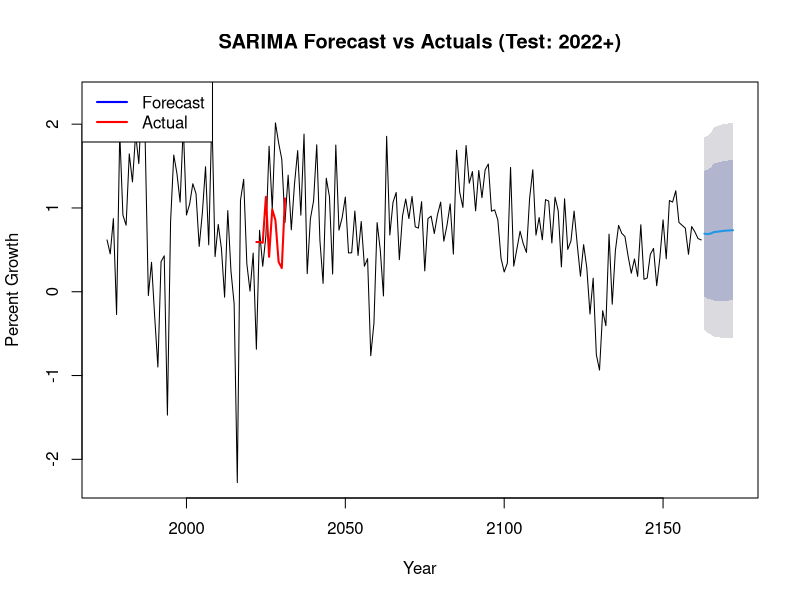

The R script that drew this image:
library(vroom)
library(forecast)

# Load data
growth <- vroom::vroom("CompanyGrowth.csv")
growth$Year <- as.integer(growth$Year)

# --- Train/Test Split ---
train <- subset(growth, Year < 2022)
test  <- subset(growth, Year >= 2022)

# --- Create time series object on TRAIN only ---
train_ts <- ts(train$PctGrowth, start = min(train$Year), frequency = 1)

# --- Fit SARIMA model on TRAIN only ---
sarima_model <- auto.arima(train_ts, seasonal = TRUE, stepwise = FALSE, approximation = FALSE)

# --- Model summary ---
cat("SARIMA Model Summary:\n")
print(summary(sarima_model))
cat("AIC:", round(AIC(sarima_model), 3), "\n")
cat("BIC:", round(BIC(sarima_model), 3), "\n")

# --- Forecast h steps ahead (based on test set size) ---
h <- nrow(test)
sarima_forecast <- forecast(sarima_model, h = h)

# --- Combine test actuals with predictions ---
results <- data.frame(
  Year                = test$Year,
  Actual_PctGrowth    = test$PctGrowth,
  Predicted_PctGrowth = as.numeric(sarima_forecast$mean),
  Lower_95CI          = as.numeric(sarima_forecast$lower[, 2]),
  Upper_95CI          = as.numeric(sarima_forecast$upper[, 2])
)

# --- Test RMSE ---
test_rmse <- sqrt(mean((results$Actual_PctGrowth - results$Predicted_PctGrowth)^2, na.rm = TRUE))
train_rmse <- sqrt(mean(residuals(sarima_model)^2, na.rm = TRUE))

cat("\nTrain RMSE:", round(train_rmse, 3), "\n")
cat("Test RMSE (2022+):", round(test_rmse, 3), "\n")

# --- Print results ---
print(results)
cat("\nPredicted Percent Growth Values:\n")
cat(round(results$Predicted_PctGrowth, 3), "\n")

# --- Plot forecast vs actuals ---
plot(sarima_forecast,
     main = "SARIMA Forecast vs Actuals (Test: 2022+)",
     xlab = "Year",
     ylab = "Percent Growth")
lines(ts(test$PctGrowth, start = min(test$Year), frequency = 1), col = "red", lwd = 2)
legend("topleft", legend = c("Forecast", "Actual"), col = c("blue", "red"), lty = 1, lwd = 2)
